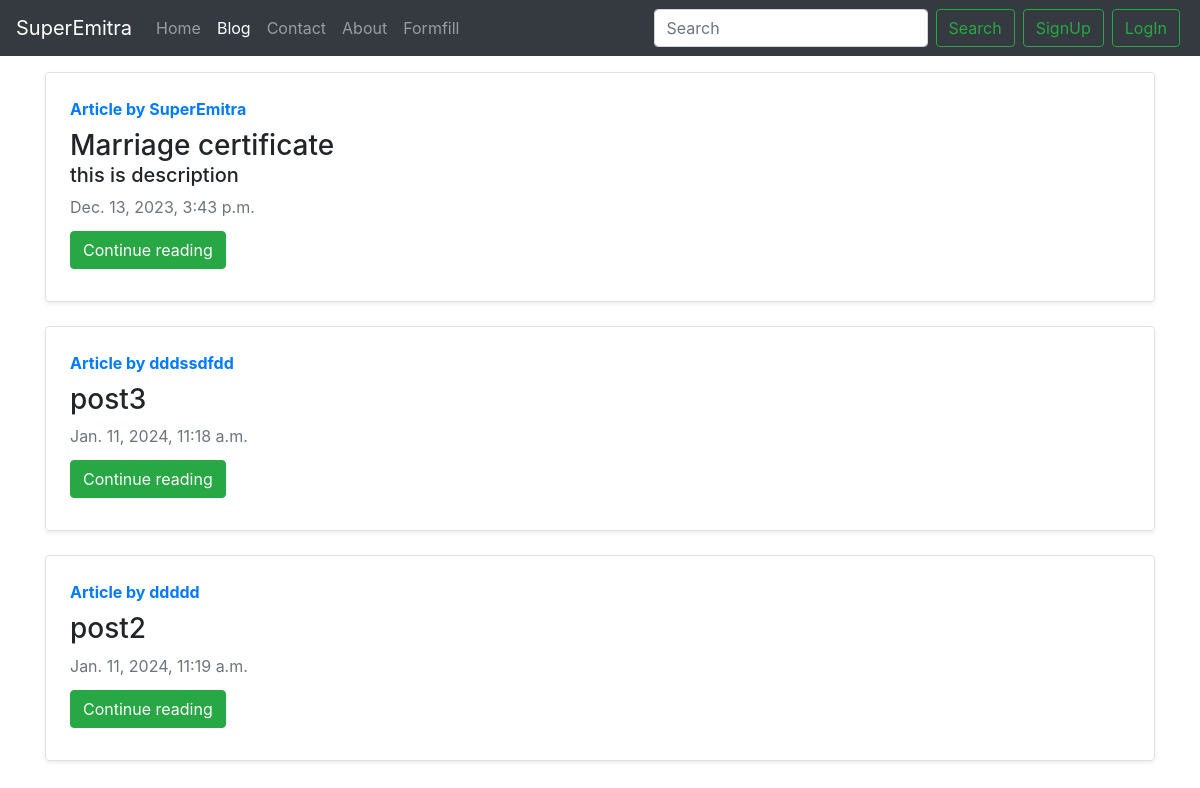
Screenshot of /blog/ with the database file from the repository.
### blog/models.py (models this page shows, shortened)
class Post(models.Model):
    sno=models.AutoField(primary_key=True)
    title=models.CharField(max_length=100)
    desc=models.CharField(max_length=200,blank=True)
    category=models.CharField(max_length=50,blank=True)
    author=models.CharField(max_length=50,blank=True)
    content=models.TextField()
    blogtype=models.CharField(max_length=100,blank=True)
    slug=models.CharField(max_length=150)
    TimeStamp=models.DateTimeField(blank=True)

### blog/views.py (the view)
# urls.py: path('',views.bloghome,name='bloghome'),
def bloghome (request):
    allpost=Post.objects.all()
    context={'allpost':allpost}
    return render(request,'blog/bloghome.html',context)

### templates/blog/bloghome.html (shortened to what this page needs)
{% extends "basic.html" %}
{% block blogactive %}active{% endblock blogactive %}
{% block body %}
<div class="container">
  {% for post in allpost %}
  <div class="row no-gutters border rounded overflow-hidden my-3 flex-md-row mb-4 shadow-sm h-md-250 position-relative">
    <div class="col p-4 d-flex flex-column position-static">
      <strong class="d-inline-block mb-2 text-primary">Article by {{post.author}}</strong>
      <h3 class="mb-0">{{post.title}}</h3>
      <h5>{{post.desc}}</h5>
      <div class="mb-1 text-muted">{{post.TimeStamp}}</div>
      <div class="my-2">
        <a href="/blog/{{post.slug}}" role="button" class="btn btn-success">Continue reading</a>
      </div>
    </div>
  </div>
  {% endfor %}
</div>
{% endblock %}

### rows the page displays
Post: author "SuperEmitra", title "Marriage certificate", desc "this is description", TimeStamp "Dec. 13, 2023, 3:43 p.m."
Post: author "dddssdfdd", title "post3", TimeStamp "Jan. 11, 2024, 11:18 a.m."
Post: author "ddddd", title "post2", TimeStamp "Jan. 11, 2024, 11:19 a.m."
